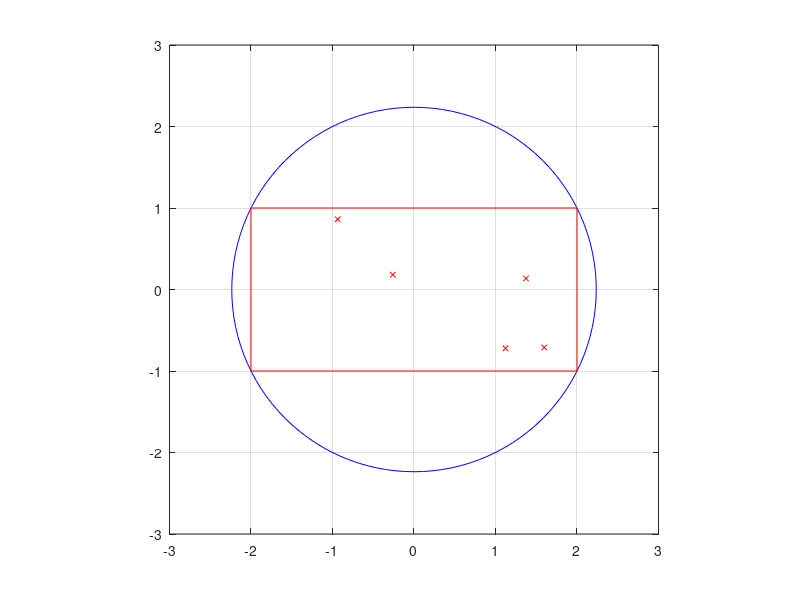

Write MATLAB code to recreate this figure. (Note: this script raises an error after producing the figure.)
shots = input('Please enter the number of shots N=');
distribution = input('Select the random distribution type\n(1 Uniform distribution, 2 Gaussian distribution):');
defensive = input('Choose a defensive preference\n(1.Standard, 2.Corners):');
%Highly intelligent program with multiple input ports
t=0:pi/60:pi*2;
x=sqrt(5)*cos(t);
y=sqrt(5)*sin(t);
plot(x,y,'-b');
%Draw Circle
hold on;
axis([-3, 3, -3, 3]);
axis equal;
grid on;
x=-2;
y=-1;
w=4;
h=2;
rectangle('Position',[x,y,w,h],'edgecolor','r');
%draw rectangle
score=0;
for i=0:shots
    t=rand(1)*2*pi;
    if distribution == 1
        r=sqrt(rand(1))*sqrt(5);
    else
        r=randn(1)*sqrt(5);
    end
    %Select Distribution Type
    x=r*cos(t);
    y=r*sin(t);
    if defensive == 1
        p=randi(5);
    else
        shoots=randi(100);
        if shoots<11
            p=randi(3);
        else
            p=randi(4:5);
        end
        %Use this method to approximate 90% probability
    end
    %Choose a gatekeeper preference
    if x > 2 || x < -2 || y > 1 || y < -1
        plot(x,y,'bo','MarkerSize',4);
    else
        switch p
            case 1
                if x<1&&x>-1&&y<1&&y>-1
                    plot(x,y,'bo','MarkerSize',4);
                else
                    score=score+1;
                    plot(x,y,'rx','MarkerSize',4);
                end
            case 2
                if x<-1&&x>-2&&y<1&&y>0||x<0&&x>-1&&y<0&&y>-1
                    plot(x,y,'bo','MarkerSize',4);
                else
                    score=score+1;
                    plot(x,y,'rx','MarkerSize',4);
                end
            case 3
                if x<2&&x>1&&y<1&&y>0||x<1&&x>0&&y<0&&y>-1
                    plot(x,y,'bo','MarkerSize',4);
                else
                    score=score+1;
                    plot(x,y,'rx','MarkerSize',4);
                end
            case 4
                if x < 2 && x > 0 && y < 0 && y > -1
                    plot(x,y,'bo','MarkerSize',4);
                else
                    score=score+1;
                    plot(x,y,'rx','MarkerSize',4);
                end
            case 5
                if x < 0 && x > -2 && y < 0 && y > -1
                    plot(x,y,'bo','MarkerSize',4);
                else
                    score=score+1;
                    plot(x,y,'rx','MarkerSize',4);
                end
                %Conditions of each type of gatekeeper
        end
    end
end
p=score/shots;
%Obtaining probability
title('The probability of scoring is', p);
text(2.7, 2.9, 'x: score', Color='r', FontSize=15);
text(2.7, 2.6, 'o: miss', Color='b', FontSize=15);
hold off;
